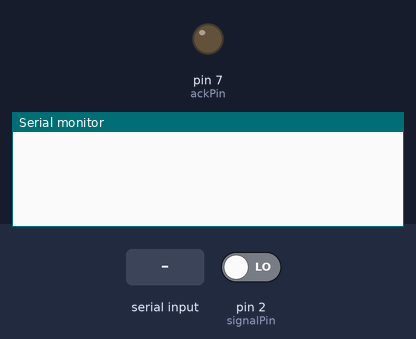
Bench run of a sketch on a simulated Arduino Uno, built with avr-gcc and run on an emulated ATmega328P. Shown: output pins drawn as LEDs (lit = HIGH), the last lines printed to the serial monitor. The test bench sets the inputs (shaded band); at power-on: pin 2 (signalPin) LOW.

Above: at 1.2 s.
1.3 s: pin 2 (signalPin) driven HIGH
At 1.7 s:
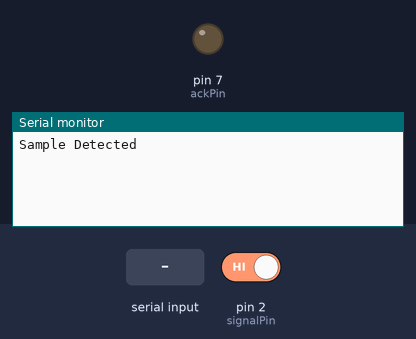
2.8 s: "1\n" received over Serial
At 4.0 s:
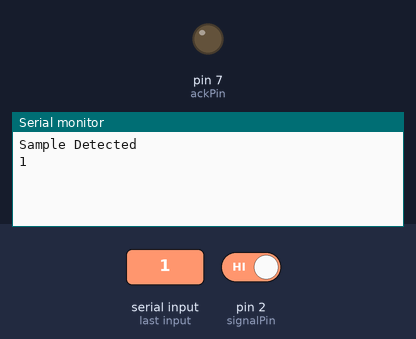
4.3 s: "90,45\n" received over Serial
At 5.4 s:
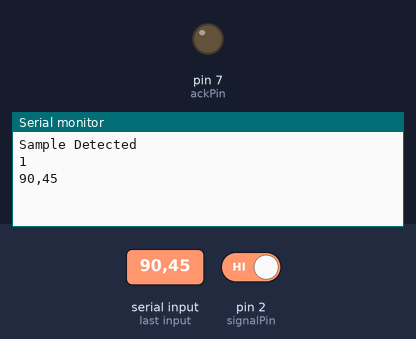
5.8 s: "k90\n" received over Serial
At 6.5 s:
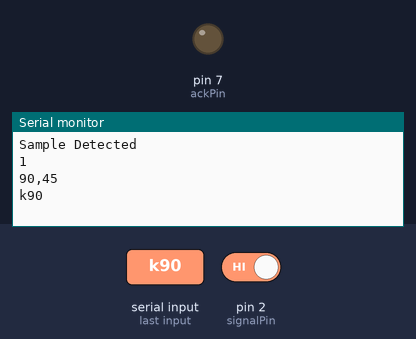

The sketch:

parcelCounter_13_6.ino
```cpp
#include <Wire.h>

#define signalPin 2
#define ackPin 7

String msgString = "";
boolean msgComplete = false;

int addr = 0;
int val = 0;

String inputString = "";
boolean stringComplete = false;


void setup()
{
	Serial.begin(9600);

	Wire.begin();
	//msgString.reserve(200);

	pinMode(signalPin, INPUT);
	pinMode(ackPin, OUTPUT);

	attachInterrupt(digitalPinToInterrupt(signalPin), detect, RISING);

	inputString.reserve(200);

	//detectTest();
}

void loop()
{
	//sendCommand();

	//while(!getSerial())
	Serial.println(getSerial());
}


void detect()
{
	val = 1;
	Serial.println("Sample Detected");
}

void sendCommand()
{
	if (stringComplete)
	{
		//Serial.println(inputString);

		stringComplete = false;

		if (inputString.charAt(0) == '1')
		{
			digitalWrite(ackPin, HIGH);
			Serial.println("Detector Enabled");
		}

		if (inputString.charAt(0) == '0')
		{
			digitalWrite(ackPin, LOW);
			Serial.println("Detector Disabled");
		}

		if (inputString.charAt(0) == 'k')
		{
			digitalWrite(ackPin, LOW);
			Serial.println("Enter ADDRESS");
			inputString = "";

			while(stringComplete == false)
			{
				serialEvent();

				if (stringComplete)
				{
					addr = inputString.toInt();
					Serial.println(addr);
					inputString = "";
				}
			}

			stringComplete = false;

			Wire.beginTransmission(addr); // transmit to device #8
			Wire.write('k');
			Wire.write('\n');
			Wire.endTransmission();

			Serial.println("Enter Number");

			while(stringComplete == false)
			{
				while (Serial.available())
				{
					char inChar = (char)Serial.read();
					inputString += inChar;

					if (inChar == '\n')
					{
						stringComplete = true;
					}
				}
			}

			Wire.beginTransmission(addr); // transmit to device #8
			Wire.write(inputString.c_str());
			Wire.endTransmission();
		}

		inputString = "";
	}
}

void serialEvent()
{
	while (Serial.available())
	{
		char inChar = (char)Serial.read();
		inputString += inChar;

		if (inChar == '\n')
		{
			stringComplete = true;
		}
	}
}

String getSerial()
{
	boolean serialComplete = false;
	inputString = "";


	while (serialComplete == false)
	{
		while (Serial.available())
		{
			char inChar = (char)Serial.read();
			inputString += inChar;

			if (inChar == '\n')
			{
				serialComplete = true;
			}
		}
	}

	return inputString;
}


// val = response.indexOf('*');

// if ((response.charAt(val) == '*') && (response.charAt(val+1) == 'o') && (response.charAt(val+2) == 'n'))
```

Measured:
- after the input at 1.3 s, the serial monitor: prints a new line at once (image 1)
- after the input at 2.8 s, the serial monitor: prints a new line at once (image 2)
- after the input at 4.3 s, the serial monitor: prints a new line at once (image 3)
- after the input at 5.8 s, the serial monitor: prints a new line at once (image 4)
